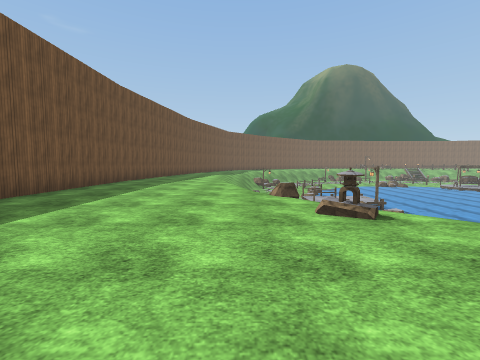
[1] (above)

18 first-person views from a walk through a 3-D level made in the Unity game engine. The camera is 1.4 m above the floor, tilts 4° down and sees 90° across. The floor is counted in squares, 2 m on a side. Each view is taken from the middle of a square. On the plan, view 1 faces up. The plan holds only what a view shows up to about 9 squares ahead; the rest is blank. The place goes on beyond the plan. The player character is not drawn. Some animated figures are left out. Some surface patterns are stand-ins.

[2]
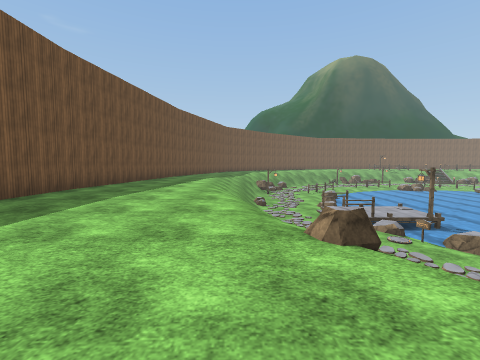

[3]
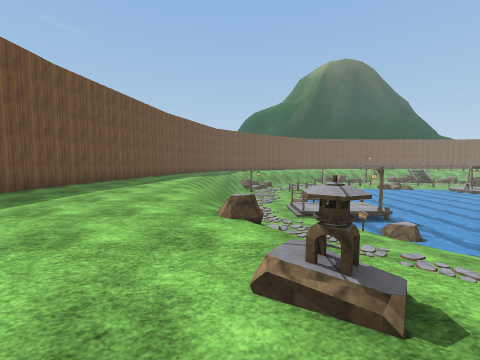

[4]
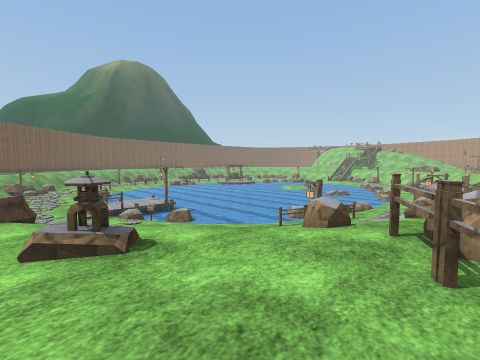

[5]
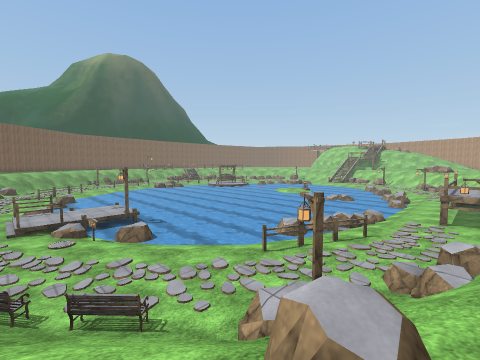

[6]
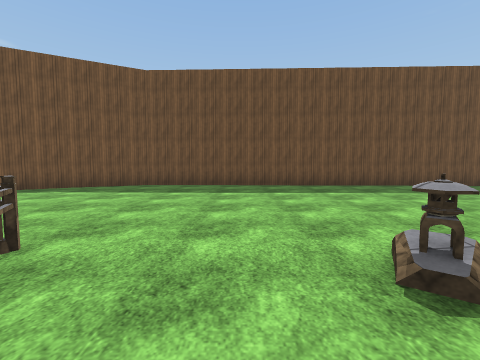

[7]
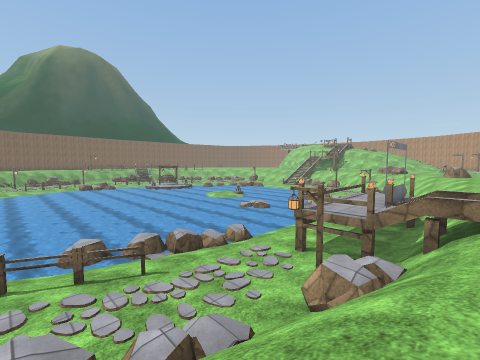

[8]
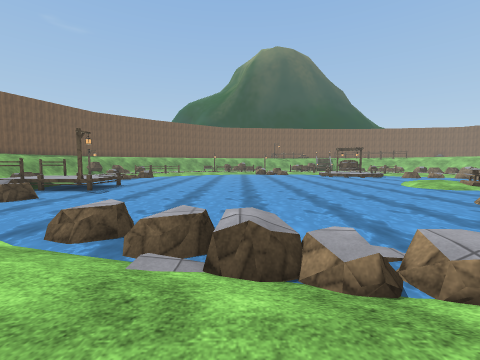

[9]
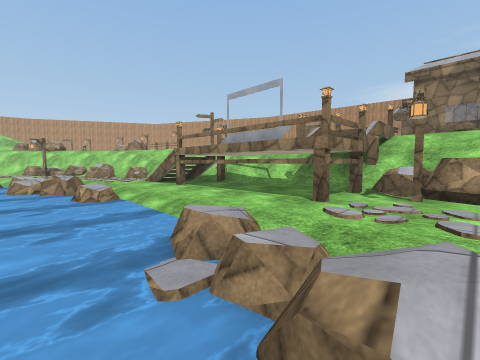

[10]
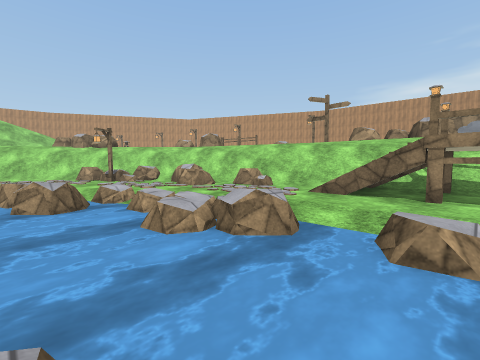

[11]
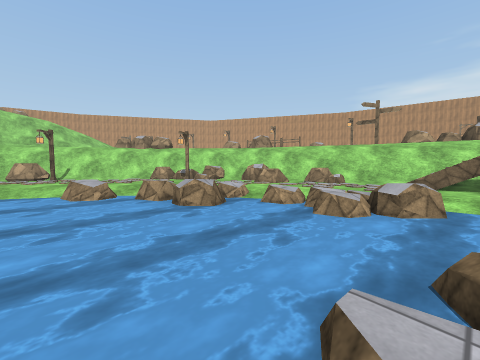

[12]
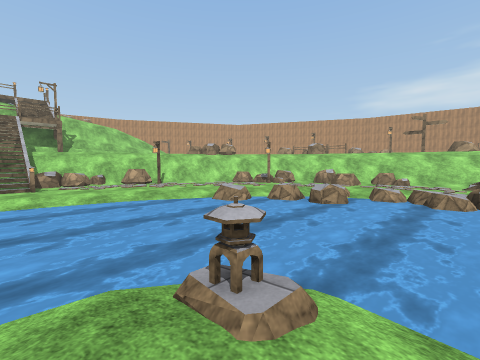

[13]
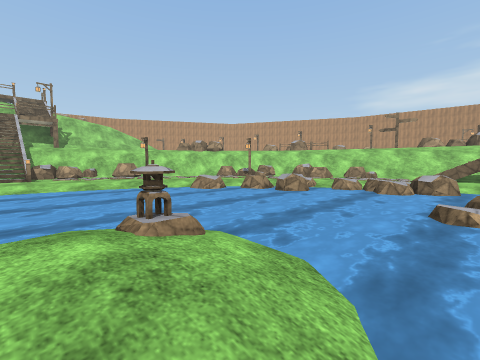

[14]
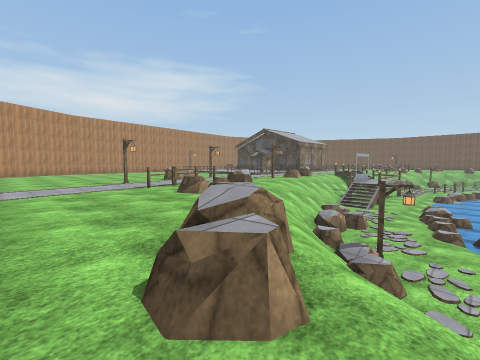

[15]
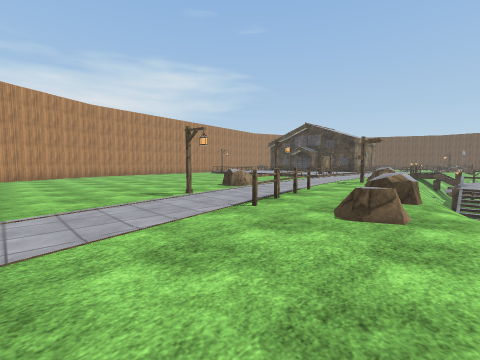

[16]
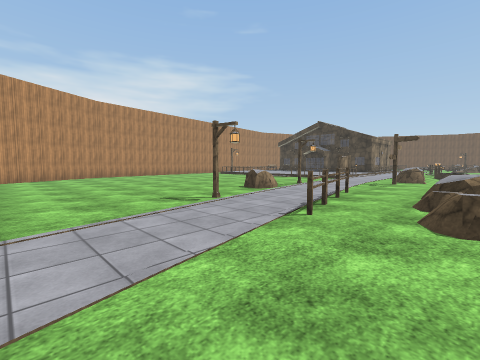

[17]
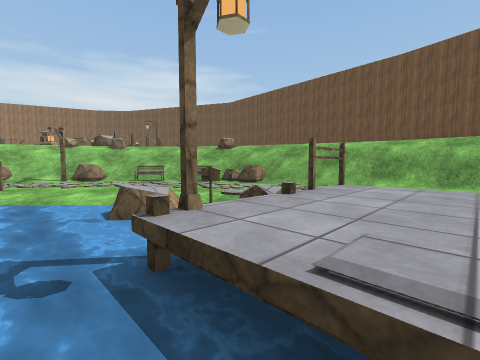

[18]
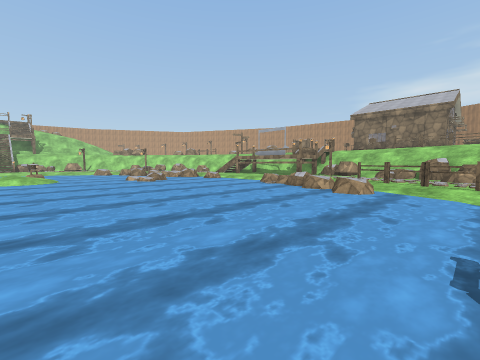

### Floor plan
Key: @ floor where view 1 was taken; # wall or solid block; x gap in a wall; . main floor; - floor 0.5 m lower than the main floor; _ floor 2 m lower than the main floor; < floor 2.25 m lower than the main floor; ( floor 2.5 m lower than the main floor; ! floor 2.75 m lower than the main floor; / step, stairs or slope; = window, fence, low wall or low ledge; ≈ water the walk keeps out of; ^ raised ledge; v drop or lower ground.
Columns run from 5 left of view 1 to 29 right of it. Each row starts with its distance up from view 1.
 12 #...////////!!!!!!!!!!!//!!!!!/////
 11 #.../////___!!!!!!!!!!!/=!!!!!(((=/
 10 #....///(#≈≈!!!!!!!!!!!!!!!!!!(////
  9 #....//(//≈≈!!!!!!!!!!!!!!!!!/(////
  8 #....//(((/!!!!!!!!!!≈≈!!!!!^(((=//
  7 #....//=#((/!!!!!!!!!!≈!!!≈^/(((//
  6 #.....//=#((/!^≈!!!!!!!≈!≈≈/((////.
  5 #.....=//=/(/#=!^≈!!!≈!^<=(/(#=//^.
  4 #......////x(##((///////(((((=//^=.
  3 #.....=/////v=#/(#((((///x^^/// ...
  2 #........=///#=/((----/////////....
  1 #...... #^=/////#////#///////^/=...
  0 #....@#      .////////////.........
 -1 #....=          ..#   ^=/#...###...
 -2 #....                   ...........
 -3 ##..                      .#...#...
 -4  #.             =##  #x   .. =.....
 -5                             .......
 -6                             .......
 -7                              ......
 -8                               .....
 -9                                ....
-10                                  ..
-11                                  ##

Positions as (right, up) in squares from view 1, and headings:
1: (0, 0), facing up
2: (0, 3), facing up
3: (1, 2), facing up
4: (1, 1), facing up-right
5: (3, 2), facing up-right
6: (3, 2), facing left
7: (8, 0), facing up-right
8: (11, 3), facing up
9: (11, 6), facing down-right
10: (16, 7), facing down-right
11: (17, 9), facing down-right
12: (18, 12), facing down-right
13: (17, 12), facing down-right
14: (29, 6), facing down-left
15: (29, 2), facing down-left
16: (29, 1), facing down-left
17: (7, 12), facing down-left
18: (7, 12), facing down-right
